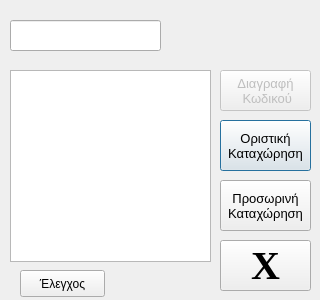
<?xml version="1.0" encoding="UTF-8"?>
<ui version="4.0">
 <class>fortosi_new_1_1Class</class>
 <widget class="QDialog" name="fortosi_new_1_1Class">
  <property name="geometry">
   <rect>
    <x>0</x>
    <y>0</y>
    <width>320</width>
    <height>300</height>
   </rect>
  </property>
  <property name="windowTitle">
   <string>Νέα Φόρτωση κατά συρροή</string>
  </property>
  <widget class="QTableWidget" name="tableWidget">
   <property name="geometry">
    <rect>
     <x>10</x>
     <y>70</y>
     <width>201</width>
     <height>192</height>
    </rect>
   </property>
   <attribute name="horizontalHeaderVisible">
    <bool>false</bool>
   </attribute>
   <attribute name="verticalHeaderVisible">
    <bool>false</bool>
   </attribute>
  </widget>
  <widget class="QLineEdit" name="lineEdit">
   <property name="geometry">
    <rect>
     <x>10</x>
     <y>20</y>
     <width>151</width>
     <height>31</height>
    </rect>
   </property>
  </widget>
  <widget class="QPushButton" name="finalPush">
   <property name="geometry">
    <rect>
     <x>220</x>
     <y>120</y>
     <width>91</width>
     <height>51</height>
    </rect>
   </property>
   <property name="font">
    <font>
     <family>Ubuntu</family>
     <pointsize>10</pointsize>
     <weight>50</weight>
     <bold>false</bold>
    </font>
   </property>
   <property name="text">
    <string>Οριστική
Καταχώρηση</string>
   </property>
  </widget>
  <widget class="QPushButton" name="back">
   <property name="geometry">
    <rect>
     <x>220</x>
     <y>240</y>
     <width>91</width>
     <height>51</height>
    </rect>
   </property>
   <property name="font">
    <font>
     <family>Times New Roman</family>
     <pointsize>30</pointsize>
     <weight>75</weight>
     <bold>true</bold>
    </font>
   </property>
   <property name="text">
    <string>X</string>
   </property>
  </widget>
  <widget class="QPushButton" name="pushdelrow">
   <property name="enabled">
    <bool>false</bool>
   </property>
   <property name="geometry">
    <rect>
     <x>220</x>
     <y>70</y>
     <width>91</width>
     <height>41</height>
    </rect>
   </property>
   <property name="font">
    <font>
     <pointsize>10</pointsize>
     <weight>50</weight>
     <bold>false</bold>
    </font>
   </property>
   <property name="text">
    <string>Διαγραφή 
 Κωδικού</string>
   </property>
  </widget>
  <widget class="QLabel" name="labelWeight">
   <property name="geometry">
    <rect>
     <x>230</x>
     <y>20</y>
     <width>81</width>
     <height>41</height>
    </rect>
   </property>
   <property name="font">
    <font>
     <pointsize>20</pointsize>
     <weight>75</weight>
     <bold>true</bold>
    </font>
   </property>
   <property name="text">
    <string/>
   </property>
  </widget>
  <widget class="QPushButton" name="devPush">
   <property name="geometry">
    <rect>
     <x>220</x>
     <y>180</y>
     <width>91</width>
     <height>51</height>
    </rect>
   </property>
   <property name="font">
    <font>
     <family>Ubuntu</family>
     <pointsize>10</pointsize>
     <weight>50</weight>
     <bold>false</bold>
    </font>
   </property>
   <property name="text">
    <string>Προσωρινή
Καταχώρηση</string>
   </property>
  </widget>
  <widget class="QPushButton" name="pushCheck">
   <property name="geometry">
    <rect>
     <x>20</x>
     <y>270</y>
     <width>85</width>
     <height>27</height>
    </rect>
   </property>
   <property name="text">
    <string>Έλεγχος</string>
   </property>
  </widget>
  <widget class="QLabel" name="labelPieces">
   <property name="geometry">
    <rect>
     <x>170</x>
     <y>20</y>
     <width>41</width>
     <height>41</height>
    </rect>
   </property>
   <property name="font">
    <font>
     <pointsize>20</pointsize>
    </font>
   </property>
   <property name="text">
    <string/>
   </property>
  </widget>
 </widget>
 <layoutdefault spacing="6" margin="11"/>
 <resources/>
 <connections/>
</ui>
